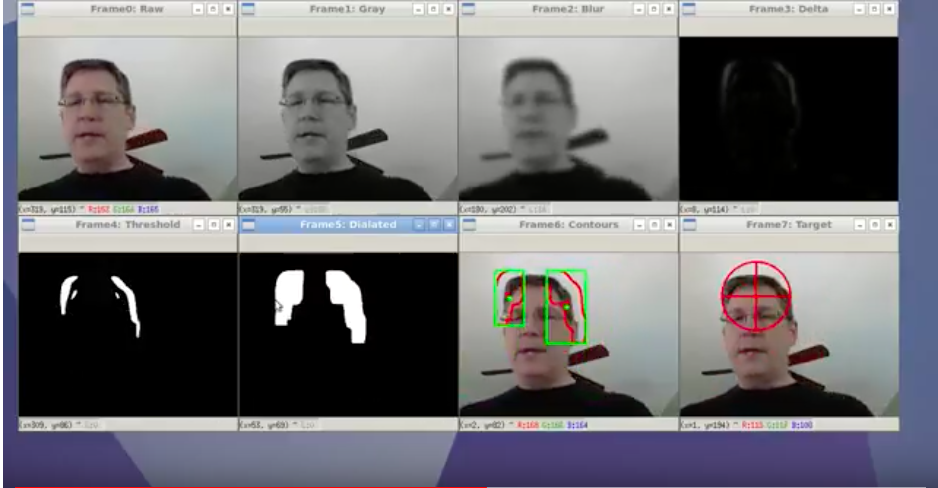
#> input picture Untitled.png, 938 x 488 px, given in place of the camera
$ python motion_detector.py   (older library calls are emulated)
#> lines starting #> are read from the running program, lines starting #| are printed output that depends on the picture
import cv2
from datetime import datetime
import signal
import pandas

first_frame = None
# status for each of the frame (None value is a trick to work [-2] at the first time)
status_list = [None, None]
# for storing enter time and exist time of a object
times = []
df = pandas.DataFrame(columns=['Start', 'End'])
video = cv2.VideoCapture(0)

# temp code haldling ctrl + c
#############################################


def sigint_handler(signum, frame):
    print('Stop pressing the CTRL+C!')
    # if programm terminate without object exists
    if status == 1:
        times.append(datetime.now())

    print(status_list)
    print(times)

    for i in range(0, len(times), 2):
        global df
        df = df.append({"Start": times[i], "End": times[i + 1]}, ignore_index=True)

    df.to_csv("Times.csv")
    # release camera
    video.release()

    # close all windows
    cv2.destroyAllWindows()


signal.signal(signal.SIGINT, sigint_handler)
###############################################
# end here

while True:
    global status
    check, frame = video.read()                                                 # frame0 : Raw
#> frame is the input picture: shape (488, 938, 3); mean B, G, R 115.5, 111.6, 112.4
    status = 0  # for time recording

    gray = cv2.cvtColor(frame, cv2.COLOR_BGR2GRAY)                              # frame1 : Gray
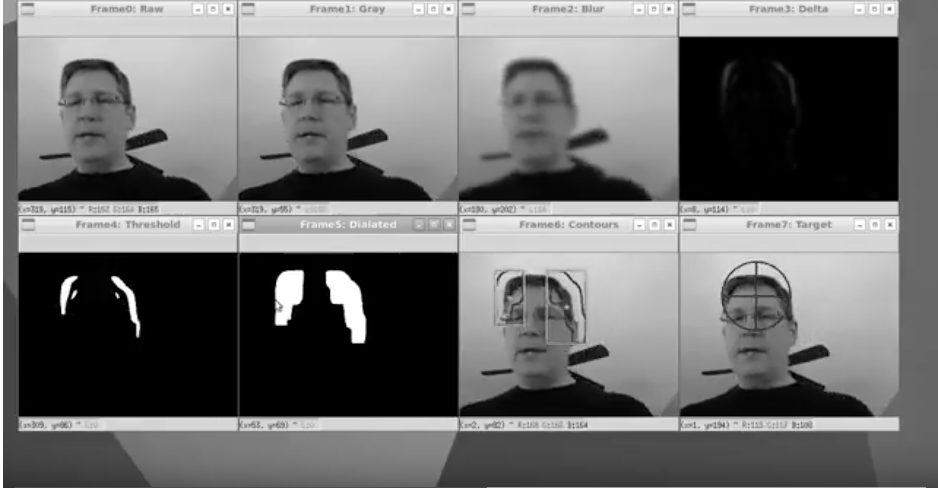
#> gray: shape (488, 938); min 0, max 255, mean 112.2
    gray = cv2.GaussianBlur(gray, (21, 21), 0)                                  # frame2 : Blur
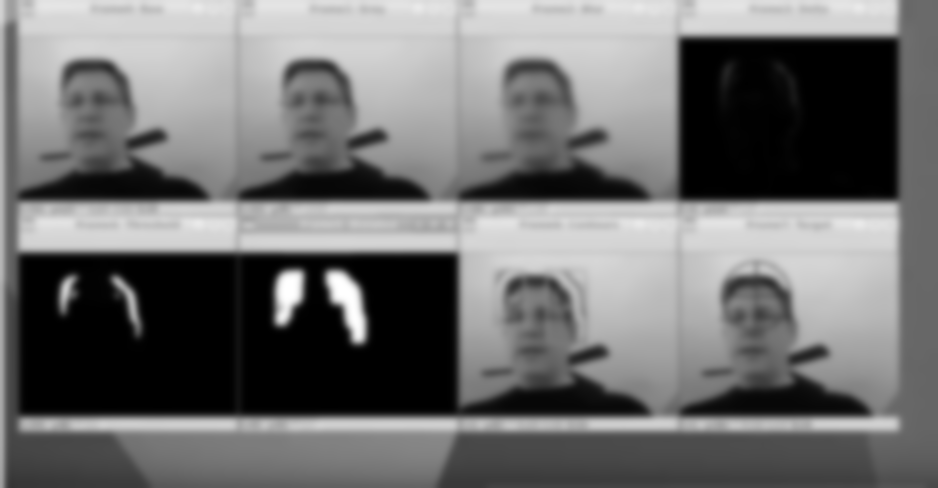
#> gray: shape (488, 938); min 0, max 255, mean 112.2

    # only be true in the first iteration
    if first_frame is None:
        first_frame = gray
        continue  # we only want the first frame so we need to capture another frame/image by going to the next iteration

    delta_frame = cv2.absdiff(first_frame, gray)                                # frame3 : Delta
    thresh_frame = cv2.threshold(delta_frame, 30, 255, cv2.THRESH_BINARY)[1]    # frame4 : Threshold , threshold value = 30 if pixel>30 assgn value of 255, which is white)
    thresh_frame = cv2.dilate(thresh_frame, None, iterations=2)                 # frame5 : Dilation

    # find contours store in cnts
    (_, cnts, _) = cv2.findContours(thresh_frame.copy(), cv2.RETR_EXTERNAL, cv2.CHAIN_APPROX_SIMPLE)

    for contour in cnts:
        if cv2.contourArea(contour) < 10000:
            continue  # go and check the next contour without drawing it
        status = 1
        (x, y, w, h) = cv2.boundingRect(contour)  # create rectangle
        cv2.rectangle(frame, (x, y), (x + w, y + h), (0, 255, 0), 3)  # draw it on the color frame

    status_list.append(status)

    if status_list[-1] == 1 and status_list[-2] == 0:
        times.append(datetime.now())   # record object enter time 0 ---> 1

    if status_list[-1] == 0 and status_list[-2] == 1:
        times.append(datetime.now())   # record object exit time 1 ---> 0

    cv2.imshow("Threshold Frame", frame)

    key = cv2.waitKey(1) & 0xFF  # wait for 1 ms
    print(key)

    if key == ord('q'):         # if user press q terminate
        break
    elif key != 255:
        print('key:', [chr(key)])
